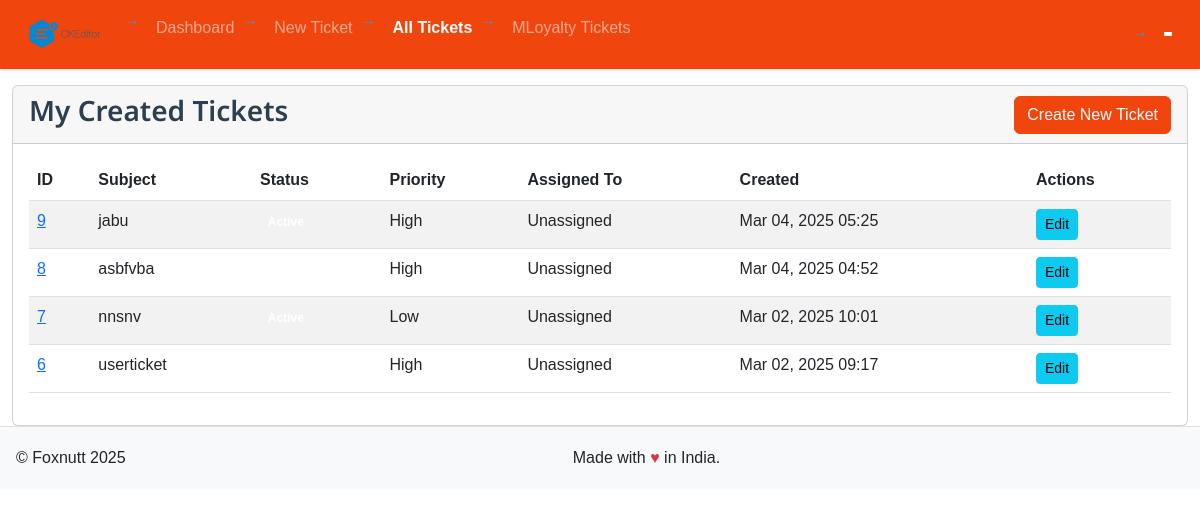
Page /tickets/all/ (signed in) on the committed database.
### tracker/models.py (models this page shows, shortened)
class Ticket(models.Model):
    STATUS_ACTIVE = 1
    STATUS_CLOSED = 2
    STATUS_PENDING = 3
    STATUS_CHOICES = [
        (STATUS_ACTIVE, 'Active'),
        (STATUS_CLOSED, 'Closed'),
        (STATUS_PENDING, 'Pending'),
    ]
    id = models.AutoField(primary_key=True)
    subject = models.CharField(max_length=200)
    description = models.TextField()
    created_by = models.ForeignKey(UserDetail, on_delete=models.CASCADE, related_name='created_tickets')
    assigned_to = models.ForeignKey(UserDetail, on_delete=models.SET_NULL, null=True, related_name='assigned_tickets')
    created_at = models.DateTimeField(auto_now_add=True)
    updated_at = models.DateTimeField(auto_now=True)
    status = models.PositiveSmallIntegerField(
        choices=STATUS_CHOICES,
        default=STATUS_ACTIVE
    )
    closed_at = models.DateTimeField(null=True, blank=True)
    closed_by = models.ForeignKey(
        UserDetail,
        on_delete=models.SET_NULL,
        null=True,
        blank=True,
        related_name='closed_tickets'
    )
    priority = models.ForeignKey(Priority, on_delete=models.SET_NULL, null=True)
    brand = models.CharField(max_length=100, blank=True, null=True)
    def get_status_display(self):
        return dict(self.STATUS_CHOICES).get(self.status, 'Unknown')
    class Meta:
        ordering = ['-created_at']  # Default ordering by creation date, newest first
        indexes = [
            models.Index(fields=['-created_at']),  # Add index for better performance
        ]

class Priority(models.Model):
    name = models.CharField(max_length=50, unique=True)
    def __str__(self):
        return self.name
    class Meta:
        verbose_name_plural = "Priorities"

### tracker/views.py (the view)
# urls.py: path('tickets/all/', views.all_tickets, name='all_tickets'),
@login_required_with_message
def all_tickets(request):
    tickets = Ticket.objects.filter(created_by=request.user).order_by('-created_at')
    return render(request, "tracker/all_tickets.html", {"tickets": tickets})

### tracker/templates/tracker/all_tickets.html (shortened to what this page needs)
{% extends 'shared/base_dashboard.html' %}
{% load static %}
{% block main_content %}
<div class="card">
    <div class="card-header d-flex justify-content-between align-items-center">
        <h3 class="card-title">My Created Tickets</h3>
        <a href="{% url 'new_ticket' %}" class="btn btn-primary">Create New Ticket</a>
    </div>
    <div class="card-body">
        {% if tickets %}
        <div class="table-responsive">
            <table class="table table-striped">
                <thead>
                    <tr>
                        <th>ID</th>
                        <th>Subject</th>
                        <th>Status</th>
                        <th>Priority</th>
                        <th>Assigned To</th>
                        <th>Created</th>
                        <th>Actions</th>
                    </tr>
                </thead>
                <tbody>
                    {% for ticket in tickets %}
                    <tr>
                        <td><a href="{% url 'view_ticket' ticket.id %}">{{ ticket.id }}</a></td>
                        <td>{{ ticket.subject }}</td>
                        <td><span class="badge bg-{{ ticket.get_status_display|lower }}">{{ ticket.get_status_display }}</span></td>
                        <td>{{ ticket.priority }}</td>
                        <td>{{ ticket.assigned_to.username|default:"Unassigned" }}</td>
                        <td>{{ ticket.created_at|date:"M d, Y H:i" }}</td>
                        <td>
                            <button class="btn btn-sm btn-info" onclick="editTicket('{{ ticket.id }}')">
                                 Edit
                            </button>
                        </td>
                    </tr>
                    {% endfor %}
                </tbody>
            </table>
        </div>
        {% else %}
        <div class="text-center py-4">
            <p>You haven't created any tickets yet.</p>
            <a href="{% url 'new_ticket' %}" class="btn btn-primary">Create New Ticket</a>
        </div>
        {% endif %}
    </div>
</div>
{% endblock %}

### tracker/static/assets/css/style.css (style rules this page uses)
html, body { min-height: 100%; }
body { margin: 0; font-family: 'Noto Sans', sans-serif; font-size: 14px; }
h1, h2, h3, h4, h5, h6 { font-family: 'Noto Sans', sans-serif; }
.main_bg { background: #fff; }
a, a:hover, a:visited { color: rgb(63, 71, 90); text-decoration: underline; }

### tracker/static/css/dashboard.css (style rules this page uses)
.card { transition: transform 0.2s ease, box-shadow 0.2s ease; border: none; border-radius: 15px; }
.card-title { color: #2c3e50; font-weight: 600; margin-bottom: 1.5rem; }
.card-body { padding: 2rem; }
.btn { border-radius: 25px; padding: 0.5rem 1.5rem; transition: all 0.3s ease; }
.d-flex { display: flex !important; width: 100%; }

### rows in the picture
Ticket: id "9", subject "jabu", priority "High", assigned_to.username "Unassigned", created_at "Mar 04, 2025 05:25"
Ticket: id "8", subject "asbfvba", priority "High", assigned_to.username "Unassigned", created_at "Mar 04, 2025 04:52"
Ticket: id "7", subject "nnsnv", priority "Low", assigned_to.username "Unassigned", created_at "Mar 02, 2025 10:01"
Ticket: id "6", subject "userticket", priority "High", assigned_to.username "Unassigned", created_at "Mar 02, 2025 09:17"
